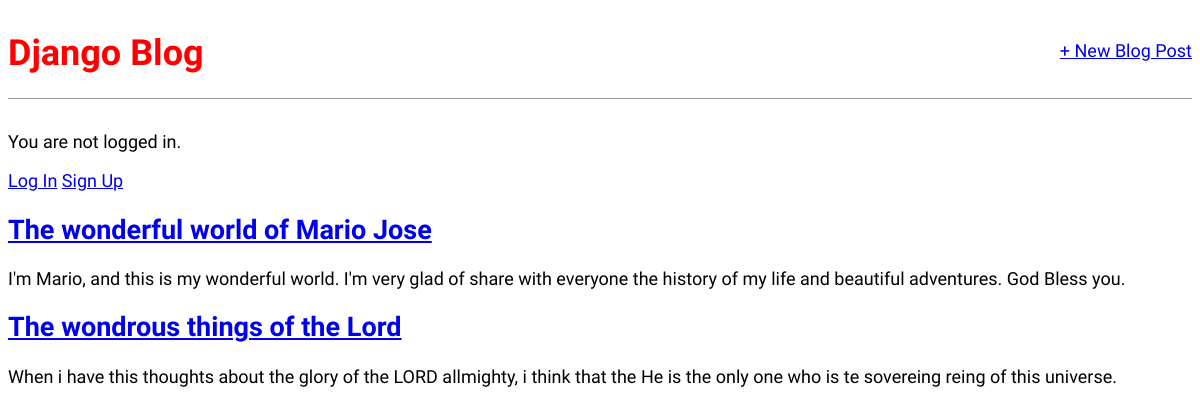
The page / on the database its author committed.
### blog/models.py (models this page shows, shortened)
class Post(models.Model):
    title = models.CharField(max_length=200)
    author = models.ForeignKey(
        "auth.User",
        on_delete= models.CASCADE,
    )
    body = models.TextField()

### blog/views.py (the view)
# urls.py: path("", BlogListView.as_view(), name = "home"),
class BlogListView(ListView):
    model = Post
    template_name = 'home.html'

### templates/home.html
{% extends 'base.html' %}
{% block content %}
{% for post in post_list  %}
    <div>
        <h2><a href='{% url "post_detail" post.pk %}'>{{ post.title}}</a></h2>
        <p>{{ post.body }}</p>
    </div>
{% endfor %}
{% endblock content %}

### templates/base.html (shortened to what this page needs)
{% load static %}
<html>
    <head>
        <link href="{% static 'css/base.css' %}" rel="stylesheet">
    </head>
    <body>
        <div>
            <header>
                <div class="nav-left">
                    <h1><a href='{% url "home" %}'>Django Blog</a></h1>
                </div>
                <div class="nav-right">
                    <a href="{% url 'post_new' %}">+ New Blog Post</a>
                </div>
            </header>
            {% if user.is_authenticated %}
                <p>Hi {{ user.username }}</p>
                <p><a href='{% url 'logout' %}'>Log Out</a></p>
            {% else%}
                <p>You are not logged in.</p>
                <a href='{% url 'login' %}'>Log In</a>
                <a href='{% url 'signup' %}'>Sign Up</a>
            {% endif %}
            {% block content%}
            {% endblock content%}
        </div>
    </body>
</html>

### static/css/base.css (style rules this page uses)
body { font-family: 'Source Sans Pro', sans-serif; font-size: 18px; }
header { border-bottom: 1px solid #999; margin-bottom: 2rem; display: flex; }
header h1 a { color: red; text-decoration: none; }
.nav-left { margin-right: auto; }
.nav-right { display: flex; padding-top: 2rem; }

### rows shown on the page
Post: title "The wonderful world of Mario Jose", body "I'm Mario, and this is my wonderful world. I'm very glad of share with everyone the history of my life and beautiful adventures. God Bless you."
Post: title "The wondrous things of the Lord", body "When i have this thoughts about the glory of the LORD allmighty, i think that the He is the only one who is te sovereing reing of this universe."
